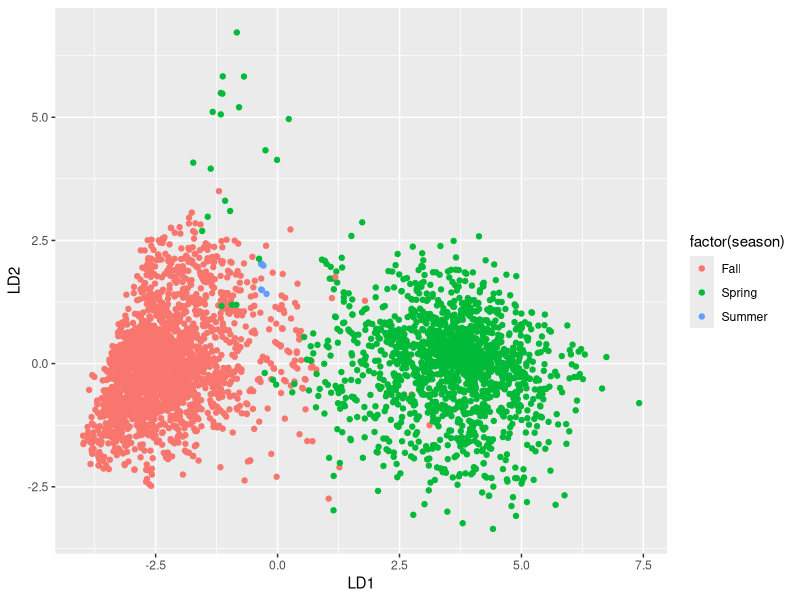

The R source for this figure: (Note: this script raises an error after producing the figure.)
# In this file we'll perform an exploratory analysis on the
# geofiltered value 
# Written for R Version 3.6.1


library(tidyverse)
library(MASS)

# Read in the data
bsb_data <- read.csv("data/black_sea_bass_nw_stock_filtered.csv")
# bsb_data <- bsb_data[!(bsb_data$season=='Summer'), ]
# bsb_data$season <- factor(bsb_data$season)
# bsb_data <- bsb_data %>% filter(season %in% c("Spring","Fall"))
lda_formula <- formula(season ~ SBT.seasonal + SST.seasonal.mean + SBT.min + SBT.max + SST.max + rugosity + GRAINSIZE)
sp_lda <- lda(lda_formula, data = bsb_data)
lda_values <- predict(sp_lda)

lda_df <- data.frame(lda_values$x[,1], lda_values$x[,2], bsb_data$season)
# Rename the columns
columns <- c("LD1", "LD2","season")
colnames(lda_df) <- columns

# The actual plotting
ggplot(lda_df, aes(x=LD1, y=LD2)) +
  geom_point(aes(color = factor(season)))

# Performing a Bartlett's test on the data
# First let's test for SBT.seasonal
# bartlett.test(count ~ spray, data = InsectSprays)

plot(SBT.seasonal ~ season, data = bsb_data)

bsb_data <- bsb_data %>% filter(season %in% c("Spring","Fall"))
bsb_data$season <- factor(bsb_data$season)
bartlett.test(SBT.seasonal ~ season, data = bsb_data)




